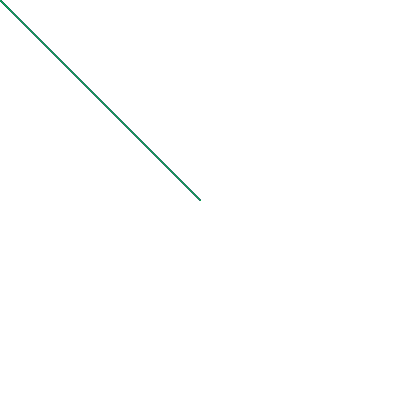
Frame 1 (no input)
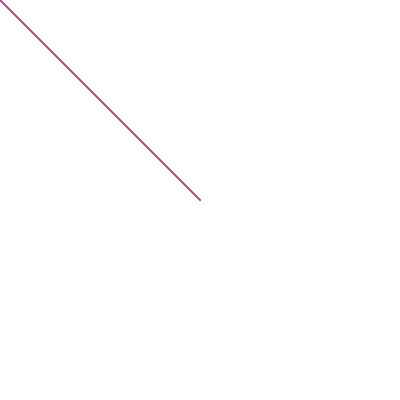
Frame 60 (the mouse pressed at the canvas centre just before this capture)
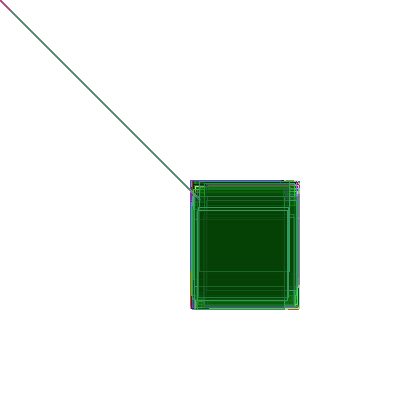
Frame 120 (the mouse held since frame 60 and released just before this capture)

The Processing sketch that drew these frames (run headless with seeded random() and noise(); from frame 60 on, the mouse is pressed at the canvas centre):

// Processing sketch: processing_83928
// ── processing_83928.pde

// Manel Lopez,1DAM Escala Masiva
void setup(){
 size(400,400);
 noStroke();
 smooth();
 background(255);
  }
 
void draw(){
 for (int i = 0; i < 10; i++)
 {
   stroke(int(random(255)),int(random(255)), int(random(255)) );
line(mouseX,mouseY,10,10);
line(mouseX,mouseY,200,200);
 }
 fill (random(10),random(200),random(10),90);
 
 for (int x=0; x<10; x++)

 {
 if (mousePressed) rect(mouseX+random(-10,10), mouseY+random(-20,20), 90, 90);
 }
}
